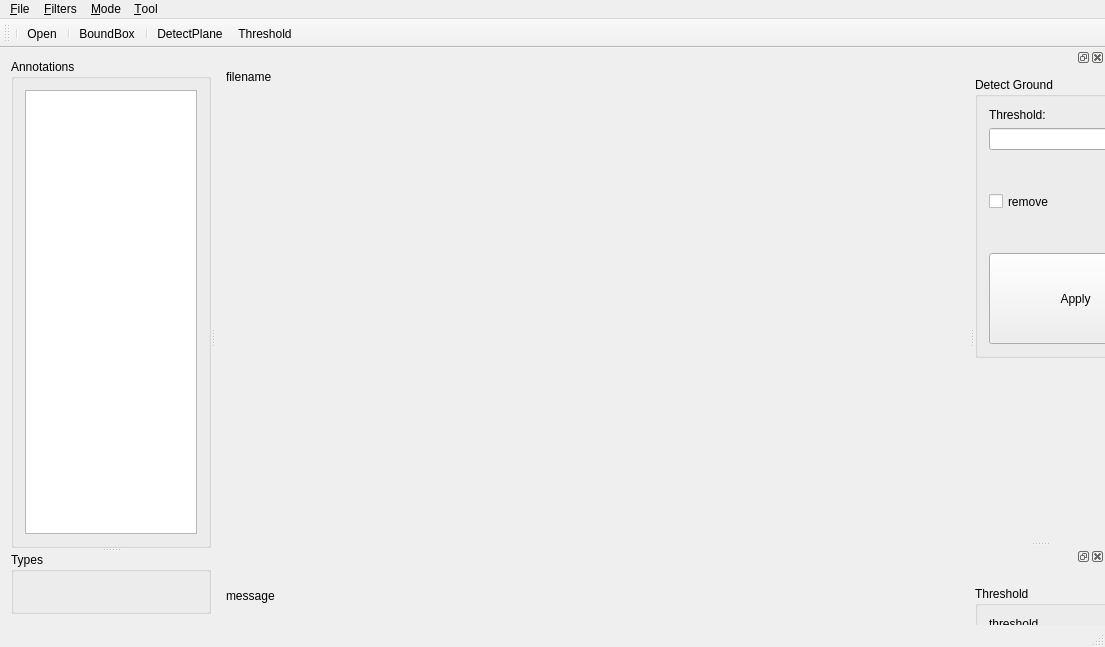
<?xml version="1.0" encoding="UTF-8"?>
<ui version="4.0">
 <class>MainWindow</class>
 <widget class="QMainWindow" name="MainWindow">
  <property name="geometry">
   <rect>
    <x>0</x>
    <y>0</y>
    <width>1105</width>
    <height>647</height>
   </rect>
  </property>
  <property name="windowTitle">
   <string>MainWindow</string>
  </property>
  <widget class="QWidget" name="centralWidget">
   <property name="sizePolicy">
    <sizepolicy hsizetype="Expanding" vsizetype="Expanding">
     <horstretch>0</horstretch>
     <verstretch>0</verstretch>
    </sizepolicy>
   </property>
   <layout class="QVBoxLayout" name="verticalLayout_6">
    <item>
     <widget class="QSplitter" name="splitter_2">
      <property name="orientation">
       <enum>Qt::Horizontal</enum>
      </property>
      <widget class="QSplitter" name="splitter">
       <property name="orientation">
        <enum>Qt::Vertical</enum>
       </property>
       <widget class="QGroupBox" name="groupBox_annotations">
        <property name="title">
         <string>Annotations</string>
        </property>
        <layout class="QVBoxLayout" name="verticalLayout_2">
         <item>
          <widget class="QListWidget" name="listWidget">
           <property name="maximumSize">
            <size>
             <width>16777215</width>
             <height>16777215</height>
            </size>
           </property>
          </widget>
         </item>
        </layout>
       </widget>
       <widget class="QGroupBox" name="groupBox_Types">
        <property name="sizePolicy">
         <sizepolicy hsizetype="Preferred" vsizetype="MinimumExpanding">
          <horstretch>0</horstretch>
          <verstretch>0</verstretch>
         </sizepolicy>
        </property>
        <property name="maximumSize">
         <size>
          <width>200</width>
          <height>16777215</height>
         </size>
        </property>
        <property name="title">
         <string>Types</string>
        </property>
       </widget>
      </widget>
      <widget class="QWidget" name="layoutWidget">
       <layout class="QVBoxLayout" name="verticalLayout_5">
        <item>
         <widget class="QLabel" name="label_filename">
          <property name="sizePolicy">
           <sizepolicy hsizetype="Maximum" vsizetype="Maximum">
            <horstretch>0</horstretch>
            <verstretch>0</verstretch>
           </sizepolicy>
          </property>
          <property name="maximumSize">
           <size>
            <width>16777215</width>
            <height>16777215</height>
           </size>
          </property>
          <property name="text">
           <string>filename</string>
          </property>
         </widget>
        </item>
        <item>
         <widget class="QVTKWidget" name="qvtkWidget" native="true">
          <property name="sizePolicy">
           <sizepolicy hsizetype="Preferred" vsizetype="Preferred">
            <horstretch>0</horstretch>
            <verstretch>0</verstretch>
           </sizepolicy>
          </property>
          <property name="minimumSize">
           <size>
            <width>0</width>
            <height>0</height>
           </size>
          </property>
         </widget>
        </item>
        <item>
         <widget class="QLabel" name="label_message">
          <property name="sizePolicy">
           <sizepolicy hsizetype="Ignored" vsizetype="Ignored">
            <horstretch>0</horstretch>
            <verstretch>0</verstretch>
           </sizepolicy>
          </property>
          <property name="maximumSize">
           <size>
            <width>16777215</width>
            <height>15</height>
           </size>
          </property>
          <property name="text">
           <string>message</string>
          </property>
         </widget>
        </item>
       </layout>
      </widget>
     </widget>
    </item>
   </layout>
  </widget>
  <widget class="QMenuBar" name="menuBar">
   <property name="geometry">
    <rect>
     <x>0</x>
     <y>0</y>
     <width>1105</width>
     <height>39</height>
    </rect>
   </property>
   <widget class="QMenu" name="menu_File">
    <property name="title">
     <string>&amp;File</string>
    </property>
    <addaction name="action_Open"/>
    <addaction name="action_Save"/>
   </widget>
   <widget class="QMenu" name="menu_Filters">
    <property name="title">
     <string>&amp;Filters</string>
    </property>
    <addaction name="action_detect_plane"/>
   </widget>
   <widget class="QMenu" name="menumode">
    <property name="title">
     <string>&amp;Mode</string>
    </property>
    <addaction name="action"/>
    <addaction name="action_Selection"/>
    <addaction name="action_Annotation"/>
   </widget>
   <widget class="QMenu" name="menu_Tool">
    <property name="title">
     <string>&amp;Tool</string>
    </property>
    <addaction name="action_BoundBox"/>
   </widget>
   <addaction name="menu_File"/>
   <addaction name="menu_Filters"/>
   <addaction name="menumode"/>
   <addaction name="menu_Tool"/>
  </widget>
  <widget class="QToolBar" name="mainToolBar">
   <attribute name="toolBarArea">
    <enum>TopToolBarArea</enum>
   </attribute>
   <attribute name="toolBarBreak">
    <bool>false</bool>
   </attribute>
   <addaction name="separator"/>
   <addaction name="action_Open"/>
   <addaction name="separator"/>
   <addaction name="action_BoundBox"/>
   <addaction name="separator"/>
   <addaction name="action_detect_plane"/>
   <addaction name="action_Threshold"/>
  </widget>
  <widget class="QStatusBar" name="statusBar"/>
  <widget class="QDockWidget" name="PlaneDetect_dockWidget">
   <property name="sizePolicy">
    <sizepolicy hsizetype="Ignored" vsizetype="MinimumExpanding">
     <horstretch>1</horstretch>
     <verstretch>1</verstretch>
    </sizepolicy>
   </property>
   <property name="minimumSize">
    <size>
     <width>130</width>
     <height>120</height>
    </size>
   </property>
   <attribute name="dockWidgetArea">
    <number>2</number>
   </attribute>
   <widget class="QWidget" name="dockWidgetContents_3">
    <property name="sizePolicy">
     <sizepolicy hsizetype="Expanding" vsizetype="Expanding">
      <horstretch>0</horstretch>
      <verstretch>0</verstretch>
     </sizepolicy>
    </property>
    <widget class="QGroupBox" name="groupBox">
     <property name="geometry">
      <rect>
       <x>0</x>
       <y>10</y>
       <width>201</width>
       <height>281</height>
      </rect>
     </property>
     <property name="sizePolicy">
      <sizepolicy hsizetype="MinimumExpanding" vsizetype="MinimumExpanding">
       <horstretch>0</horstretch>
       <verstretch>0</verstretch>
      </sizepolicy>
     </property>
     <property name="title">
      <string>Detect Ground</string>
     </property>
     <layout class="QVBoxLayout" name="verticalLayout">
      <item>
       <widget class="QLabel" name="label">
        <property name="text">
         <string>Threshold:</string>
        </property>
       </widget>
      </item>
      <item>
       <widget class="QLineEdit" name="distanceThreshold_lineEdit">
        <property name="sizePolicy">
         <sizepolicy hsizetype="Fixed" vsizetype="Fixed">
          <horstretch>0</horstretch>
          <verstretch>0</verstretch>
         </sizepolicy>
        </property>
        <property name="maximumSize">
         <size>
          <width>300</width>
          <height>300</height>
         </size>
        </property>
       </widget>
      </item>
      <item>
       <widget class="QCheckBox" name="removePlane_checkBox">
        <property name="sizePolicy">
         <sizepolicy hsizetype="MinimumExpanding" vsizetype="MinimumExpanding">
          <horstretch>0</horstretch>
          <verstretch>0</verstretch>
         </sizepolicy>
        </property>
        <property name="text">
         <string>remove</string>
        </property>
       </widget>
      </item>
      <item>
       <widget class="QPushButton" name="applyPlaneDetection_pushButton">
        <property name="sizePolicy">
         <sizepolicy hsizetype="MinimumExpanding" vsizetype="MinimumExpanding">
          <horstretch>0</horstretch>
          <verstretch>0</verstretch>
         </sizepolicy>
        </property>
        <property name="maximumSize">
         <size>
          <width>300</width>
          <height>300</height>
         </size>
        </property>
        <property name="text">
         <string>Apply</string>
        </property>
        <property name="flat">
         <bool>false</bool>
        </property>
       </widget>
      </item>
     </layout>
    </widget>
   </widget>
  </widget>
  <widget class="QDockWidget" name="threshold_dockWidget">
   <attribute name="dockWidgetArea">
    <number>2</number>
   </attribute>
   <widget class="QWidget" name="dockWidgetContents">
    <widget class="QGroupBox" name="groupBox_2">
     <property name="geometry">
      <rect>
       <x>0</x>
       <y>20</y>
       <width>261</width>
       <height>101</height>
      </rect>
     </property>
     <property name="title">
      <string>Threshold</string>
     </property>
     <layout class="QVBoxLayout" name="verticalLayout_3">
      <item>
       <widget class="QLabel" name="label_4">
        <property name="text">
         <string>threshold</string>
        </property>
       </widget>
      </item>
      <item>
       <widget class="QLineEdit" name="threshold_lineEdit"/>
      </item>
      <item>
       <widget class="QPushButton" name="threshold_pushButton">
        <property name="sizePolicy">
         <sizepolicy hsizetype="Fixed" vsizetype="Fixed">
          <horstretch>0</horstretch>
          <verstretch>0</verstretch>
         </sizepolicy>
        </property>
        <property name="text">
         <string>Apply</string>
        </property>
       </widget>
      </item>
     </layout>
    </widget>
   </widget>
  </widget>
  <action name="action_Open">
   <property name="text">
    <string>&amp;Open</string>
   </property>
  </action>
  <action name="action_Save">
   <property name="text">
    <string>&amp;Save</string>
   </property>
  </action>
  <action name="action_detect_plane">
   <property name="text">
    <string>&amp;DetectPlane</string>
   </property>
  </action>
  <action name="action">
   <property name="text">
    <string>&amp;Visiualize</string>
   </property>
  </action>
  <action name="action_Selection">
   <property name="text">
    <string>&amp;Selection</string>
   </property>
  </action>
  <action name="action_Annotation">
   <property name="text">
    <string>&amp;Annotation</string>
   </property>
  </action>
  <action name="action_BoundBox">
   <property name="text">
    <string>&amp;BoundBox</string>
   </property>
  </action>
  <action name="action_Threshold">
   <property name="text">
    <string>&amp;Threshold</string>
   </property>
  </action>
 </widget>
 <layoutdefault spacing="6" margin="11"/>
 <customwidgets>
  <customwidget>
   <class>QVTKWidget</class>
   <extends>QWidget</extends>
   <header>QVTKWidget.h</header>
  </customwidget>
 </customwidgets>
 <resources/>
 <connections/>
</ui>
